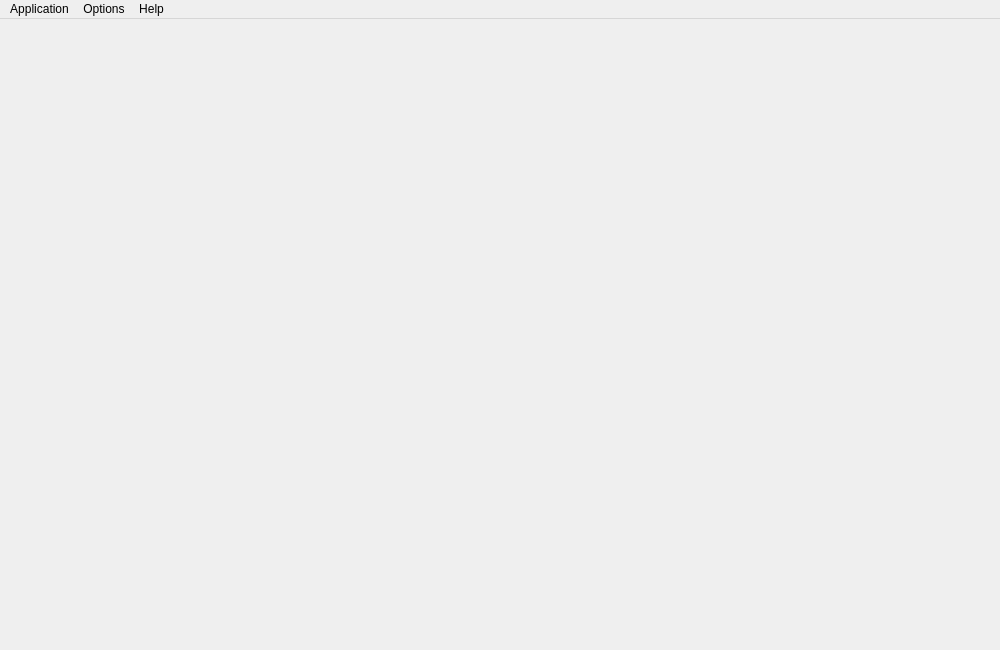
<?xml version="1.0" encoding="UTF-8"?>
<ui version="4.0">
 <class>MainWindow</class>
 <widget class="QMainWindow" name="MainWindow">
  <property name="geometry">
   <rect>
    <x>0</x>
    <y>0</y>
    <width>1000</width>
    <height>650</height>
   </rect>
  </property>
  <property name="windowTitle">
   <string>OSINT Template Engine</string>
  </property>
  <widget class="QWidget" name="centralwidget">
   <layout class="QHBoxLayout" name="horizontalLayout">
    <property name="spacing">
     <number>0</number>
    </property>
    <property name="leftMargin">
     <number>0</number>
    </property>
    <property name="topMargin">
     <number>0</number>
    </property>
    <property name="rightMargin">
     <number>0</number>
    </property>
    <property name="bottomMargin">
     <number>0</number>
    </property>
    <item>
     <widget class="SideBarWidget" name="sidebar" native="true">
      <property name="minimumSize">
       <size>
        <width>50</width>
        <height>0</height>
       </size>
      </property>
     </widget>
    </item>
    <item>
     <widget class="QStackedWidget" name="stackedWidget"/>
    </item>
   </layout>
  </widget>
  <widget class="QMenuBar" name="menubar">
   <property name="geometry">
    <rect>
     <x>0</x>
     <y>0</y>
     <width>1000</width>
     <height>21</height>
    </rect>
   </property>
   <widget class="QMenu" name="menuApplication">
    <property name="title">
     <string>Application</string>
    </property>
    <addaction name="actionOpen"/>
    <addaction name="actionOpenRecents"/>
    <addaction name="separator"/>
    <addaction name="actionSave"/>
    <addaction name="actionClose"/>
    <addaction name="actionClear"/>
    <addaction name="separator"/>
    <addaction name="actionExit"/>
   </widget>
   <widget class="QMenu" name="menuOptions">
    <property name="title">
     <string>Options</string>
    </property>
    <addaction name="actionApiKeys"/>
    <addaction name="actionPreferences"/>
    <addaction name="separator"/>
    <addaction name="actionNewTemplate"/>
   </widget>
   <widget class="QMenu" name="menuHelp">
    <property name="title">
     <string>Help</string>
    </property>
    <addaction name="actionLogViewer"/>
    <addaction name="actionDonate"/>
    <addaction name="separator"/>
    <addaction name="actionTwitter"/>
    <addaction name="actionGithub"/>
    <addaction name="actionWebsite"/>
    <addaction name="separator"/>
    <addaction name="actionCheckUpdates"/>
    <addaction name="separator"/>
    <addaction name="actionAbout"/>
    <addaction name="actionAbout_Qt"/>
   </widget>
   <addaction name="menuApplication"/>
   <addaction name="menuOptions"/>
   <addaction name="menuHelp"/>
  </widget>
  <action name="actionOpen">
   <property name="text">
    <string>Open</string>
   </property>
  </action>
  <action name="actionOpenRecents">
   <property name="text">
    <string>Open Recents</string>
   </property>
  </action>
  <action name="actionSave">
   <property name="text">
    <string>Save</string>
   </property>
  </action>
  <action name="actionClear">
   <property name="text">
    <string>Clear</string>
   </property>
  </action>
  <action name="actionClose">
   <property name="text">
    <string>Close</string>
   </property>
  </action>
  <action name="actionExit">
   <property name="text">
    <string>Exit</string>
   </property>
  </action>
  <action name="actionAbout">
   <property name="text">
    <string>About</string>
   </property>
  </action>
  <action name="actionAbout_Qt">
   <property name="text">
    <string>About Qt</string>
   </property>
  </action>
  <action name="actionPreferences">
   <property name="text">
    <string>Preferences</string>
   </property>
  </action>
  <action name="actionTwitter">
   <property name="text">
    <string>Twitter</string>
   </property>
  </action>
  <action name="actionGithub">
   <property name="text">
    <string>Github</string>
   </property>
  </action>
  <action name="actionWebsite">
   <property name="text">
    <string>Website</string>
   </property>
  </action>
  <action name="actionCheckUpdates">
   <property name="text">
    <string>Check Updates</string>
   </property>
  </action>
  <action name="actionDonate">
   <property name="text">
    <string>Donate</string>
   </property>
  </action>
  <action name="actionLogViewer">
   <property name="text">
    <string>Log Viewer</string>
   </property>
  </action>
  <action name="actionApiKeys">
   <property name="text">
    <string>API Keys</string>
   </property>
  </action>
  <action name="actionNewTemplate">
   <property name="text">
    <string>New Template</string>
   </property>
  </action>
 </widget>
 <customwidgets>
  <customwidget>
   <class>SideBarWidget</class>
   <extends>QWidget</extends>
   <header location="global">src/widgets/SideBarWidget.h</header>
   <container>1</container>
  </customwidget>
 </customwidgets>
 <resources/>
 <connections/>
</ui>
